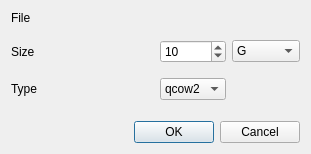
<?xml version="1.0" encoding="UTF-8"?>
<ui version="4.0">
 <class>Dialog_create</class>
 <widget class="QDialog" name="Dialog_create">
  <property name="geometry">
   <rect>
    <x>0</x>
    <y>0</y>
    <width>311</width>
    <height>154</height>
   </rect>
  </property>
  <property name="windowTitle">
   <string>Create a new disk image</string>
  </property>
  <layout class="QGridLayout" name="gridLayout_2">
   <item row="0" column="0">
    <widget class="QLabel" name="label_create_img_file">
     <property name="text">
      <string>File</string>
     </property>
    </widget>
   </item>
   <item row="0" column="1" colspan="3">
    <widget class="KUrlRequester" name="kurlrequester_file">
     <property name="mode">
      <set>KFile::File|KFile::LocalOnly</set>
     </property>
    </widget>
   </item>
   <item row="1" column="0">
    <spacer name="verticalSpacer">
     <property name="orientation">
      <enum>Qt::Vertical</enum>
     </property>
     <property name="sizeHint" stdset="0">
      <size>
       <width>20</width>
       <height>40</height>
      </size>
     </property>
    </spacer>
   </item>
   <item row="2" column="1">
    <spacer name="horizontalSpacer_2">
     <property name="orientation">
      <enum>Qt::Horizontal</enum>
     </property>
     <property name="sizeHint" stdset="0">
      <size>
       <width>40</width>
       <height>20</height>
      </size>
     </property>
    </spacer>
   </item>
   <item row="2" column="2">
    <widget class="QSpinBox" name="spinBox_size">
     <property name="maximum">
      <number>999</number>
     </property>
     <property name="value">
      <number>10</number>
     </property>
    </widget>
   </item>
   <item row="2" column="3">
    <widget class="QComboBox" name="comboBox_size_unit">
     <property name="currentIndex">
      <number>3</number>
     </property>
     <item>
      <property name="text">
       <string>bytes</string>
      </property>
     </item>
     <item>
      <property name="text">
       <string>k</string>
      </property>
     </item>
     <item>
      <property name="text">
       <string>M</string>
      </property>
     </item>
     <item>
      <property name="text">
       <string>G</string>
      </property>
     </item>
    </widget>
   </item>
   <item row="2" column="0">
    <widget class="QLabel" name="label_create_img_size">
     <property name="text">
      <string>Size</string>
     </property>
    </widget>
   </item>
   <item row="3" column="0">
    <spacer name="verticalSpacer_2">
     <property name="orientation">
      <enum>Qt::Vertical</enum>
     </property>
     <property name="sizeHint" stdset="0">
      <size>
       <width>20</width>
       <height>40</height>
      </size>
     </property>
    </spacer>
   </item>
   <item row="4" column="1">
    <spacer name="horizontalSpacer_4">
     <property name="orientation">
      <enum>Qt::Horizontal</enum>
     </property>
     <property name="sizeHint" stdset="0">
      <size>
       <width>40</width>
       <height>20</height>
      </size>
     </property>
    </spacer>
   </item>
   <item row="4" column="2">
    <widget class="QComboBox" name="comboBox_type">
     <item>
      <property name="text">
       <string>qcow2</string>
      </property>
     </item>
    </widget>
   </item>
   <item row="4" column="3">
    <spacer name="horizontalSpacer_3">
     <property name="orientation">
      <enum>Qt::Horizontal</enum>
     </property>
     <property name="sizeHint" stdset="0">
      <size>
       <width>40</width>
       <height>20</height>
      </size>
     </property>
    </spacer>
   </item>
   <item row="4" column="0">
    <widget class="QLabel" name="label_type">
     <property name="text">
      <string>Type</string>
     </property>
    </widget>
   </item>
   <item row="5" column="0">
    <spacer name="verticalSpacer_3">
     <property name="orientation">
      <enum>Qt::Vertical</enum>
     </property>
     <property name="sizeHint" stdset="0">
      <size>
       <width>20</width>
       <height>40</height>
      </size>
     </property>
    </spacer>
   </item>
   <item row="6" column="0" rowspan="2">
    <spacer name="horizontalSpacer">
     <property name="orientation">
      <enum>Qt::Horizontal</enum>
     </property>
     <property name="sizeHint" stdset="0">
      <size>
       <width>40</width>
       <height>20</height>
      </size>
     </property>
    </spacer>
   </item>
   <item row="7" column="1" colspan="3">
    <widget class="QDialogButtonBox" name="buttonBox">
     <property name="orientation">
      <enum>Qt::Horizontal</enum>
     </property>
     <property name="standardButtons">
      <set>QDialogButtonBox::Cancel|QDialogButtonBox::Ok</set>
     </property>
    </widget>
   </item>
  </layout>
 </widget>
 <customwidgets>
  <customwidget>
   <class>KUrlRequester</class>
   <extends>QFrame</extends>
   <header>kurlrequester.h</header>
  </customwidget>
 </customwidgets>
 <resources/>
 <connections>
  <connection>
   <sender>buttonBox</sender>
   <signal>rejected()</signal>
   <receiver>Dialog_create</receiver>
   <slot>reject()</slot>
   <hints>
    <hint type="sourcelabel">
     <x>316</x>
     <y>260</y>
    </hint>
    <hint type="destinationlabel">
     <x>286</x>
     <y>274</y>
    </hint>
   </hints>
  </connection>
  <connection>
   <sender>buttonBox</sender>
   <signal>accepted()</signal>
   <receiver>Dialog_create</receiver>
   <slot>accept()</slot>
   <hints>
    <hint type="sourcelabel">
     <x>248</x>
     <y>254</y>
    </hint>
    <hint type="destinationlabel">
     <x>157</x>
     <y>274</y>
    </hint>
   </hints>
  </connection>
 </connections>
</ui>
